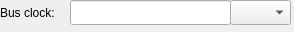
<?xml version="1.0" encoding="UTF-8"?>
<ui version="4.0">
 <class>hadesvm::cereon::MemoryBusEditor</class>
 <widget class="QWidget" name="hadesvm::cereon::MemoryBusEditor">
  <property name="geometry">
   <rect>
    <x>0</x>
    <y>0</y>
    <width>294</width>
    <height>32</height>
   </rect>
  </property>
  <property name="windowTitle">
   <string>Form</string>
  </property>
  <widget class="QComboBox" name="clockUnitComboBox">
   <property name="geometry">
    <rect>
     <x>230</x>
     <y>0</y>
     <width>61</width>
     <height>25</height>
    </rect>
   </property>
  </widget>
  <widget class="QLineEdit" name="clockNumberOfUnitsLineEdit">
   <property name="geometry">
    <rect>
     <x>70</x>
     <y>0</y>
     <width>161</width>
     <height>25</height>
    </rect>
   </property>
  </widget>
  <widget class="QLabel" name="clockLabel">
   <property name="geometry">
    <rect>
     <x>0</x>
     <y>0</y>
     <width>81</width>
     <height>25</height>
    </rect>
   </property>
   <property name="text">
    <string>Bus clock:</string>
   </property>
  </widget>
 </widget>
 <resources/>
 <connections>
  <connection>
   <sender>clockNumberOfUnitsLineEdit</sender>
   <signal>textChanged(QString)</signal>
   <receiver>hadesvm::cereon::MemoryBusEditor</receiver>
   <slot>_onClockNumberOfUnitsLineEditTextChanged(QString)</slot>
   <hints>
    <hint type="sourcelabel">
     <x>165</x>
     <y>12</y>
    </hint>
    <hint type="destinationlabel">
     <x>156</x>
     <y>15</y>
    </hint>
   </hints>
  </connection>
  <connection>
   <sender>clockUnitComboBox</sender>
   <signal>currentIndexChanged(int)</signal>
   <receiver>hadesvm::cereon::MemoryBusEditor</receiver>
   <slot>_onClockUnitComboBoxCurrentIndexChanged(int)</slot>
   <hints>
    <hint type="sourcelabel">
     <x>280</x>
     <y>12</y>
    </hint>
    <hint type="destinationlabel">
     <x>156</x>
     <y>15</y>
    </hint>
   </hints>
  </connection>
 </connections>
 <slots>
  <slot>_onClockNumberOfUnitsLineEditTextChanged(QString)</slot>
  <slot>_onClockUnitComboBoxCurrentIndexChanged(int)</slot>
 </slots>
</ui>
